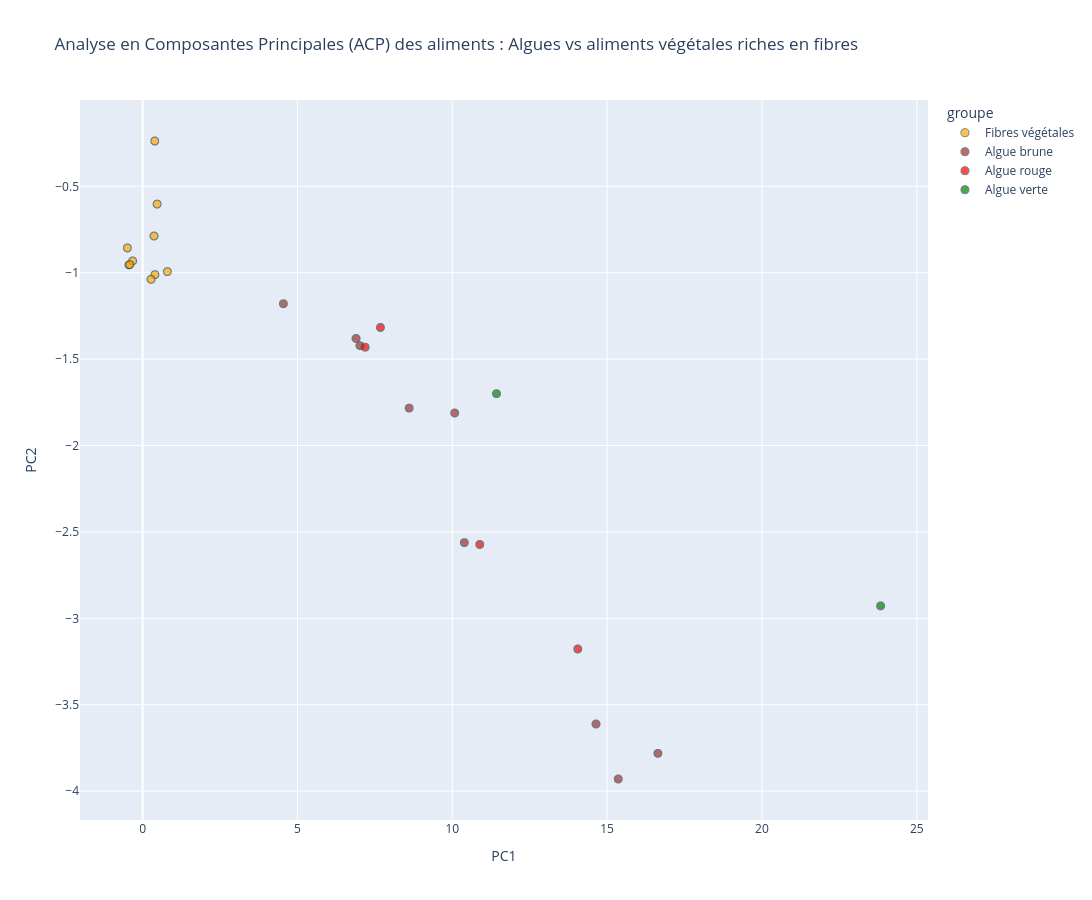

Notebook code for this chart:
### Markdown cell above
### fibre-rich

### Code cell
import plotly.express as px
import pandas as pd

# Ensure boolean masks exist
pca_df['plant_fibre'] = pca_df['alim_code'].isin(food_selection_plant_fibre.keys())

pca_df['brown_seaweed'] = pca_df['alim_code'].isin(id_list_brown_seaweed)
pca_df['red_seaweed']   = pca_df['alim_code'].isin(id_list_red_seaweed)
pca_df['green_seaweed'] = pca_df['alim_code'].isin(id_list_green_seaweed)

def assign_group(row):
    if row['brown_seaweed']:
        return 'Algue brune'
    elif row['red_seaweed']:
        return 'Algue rouge'
    elif row['green_seaweed']:
        return 'Algue verte'
    elif row['plant_fibre']:
        return 'Fibres végétales'
    else:
        return None  # exclude later
    
pca_df['groupe'] = pca_df.apply(assign_group, axis=1)

# Color map
color_map = {
    'Algue brune': 'brown',
    'Algue rouge': 'red',
    'Algue verte': 'green',
    'Fibres végétales': 'orange',
    'Autres aliments': 'lightgrey'
}

# Create interactive PCA plot
fig = px.scatter(
    pca_df,
    x='PC1',
    y='PC2',
    color='groupe',
    color_discrete_map=color_map,
    hover_name='seaweed_name_French',  # column name from df to use for food name on hover
    labels={'seaweed_name_French': 'Aliment'},  # change name of column as it appears when hovering
    title="Analyse en Composantes Principales (ACP) des aliments : Algues vs aliments végétales riches en fibres"
)

fig.update_layout(width=1200, height=900) # make plot bigger

# Make markers bigger for seaweeds and proteins
marker_sizes = []
for g in pca_df['groupe']:
    if g in ['Algue brune', 'Algue rouge', 'Algue verte']:
        marker_sizes.append(15)
    elif g in ['Protéines végétales', 'Protéines animales']:
        marker_sizes.append(12)
    else:
        marker_sizes.append(8)

fig.update_traces(marker=dict(size=marker_sizes, line=dict(width=1, color='DarkSlateGrey')))

# Show interactive plot
fig.show()

# Save interactive HTML (can be opened outside VS Code)
fig.write_html("pca_seaweed_vs_fibre_rich.html")

### Figure 1 — Plotly figure (JSON) as saved in the notebook; plotly's stock layout.template omitted (floating-point values rounded to 4 significant figures; data arrays with more than 128 entries replaced by an {"elided": "..."} marker saying what was removed)
{"data": [{"hovertemplate": "<b>%{hovertext}</b><br><br>groupe=Fibres végétales<br>PC1=%{x}<br>PC2=%{y}<extra></extra>", "hovertext": [" Abricot, dénoyauté, sec ", " Artichaut, appertisé, égoutté ", " Artichaut, cuit ", " Pain complet ou intégral (à la farine T150) ", " Brocoli, cuit ", " Chou de Bruxelles, cuit ", " Carotte, crue ", " Figue, sèche ", " Pain de mie, complet ", " Pain grillé suédois au blé complet "], "legendgroup": "Fibres végétales", "marker": {"color": "orange", "line": {"color": "DarkSlateGrey", "width": 1}, "size": {"elided": "3188 int values"}, "symbol": "circle"}, "mode": "markers", "name": "Fibres végétales", "showlegend": true, "type": "scattergl", "x": [0.397, -0.4407, 0.272, 0.3675, -0.4923, -0.3233, -0.4174, 0.7975, 0.4665, 0.3907], "xaxis": "x", "y": [-1.011, -0.9545, -1.038, -0.7875, -0.8566, -0.9321, -0.9528, -0.9934, -0.6027, -0.2378], "yaxis": "y"}, {"hovertemplate": "<b>%{hovertext}</b><br><br>groupe=Algue brune<br>PC1=%{x}<br>PC2=%{y}<extra></extra>", "hovertext": [" Wakamé atlantique (Alaria esculenta) ", "Fucus vésiculeux (Fucus vesiculosus)", " Kombu ou kombu japonais (Laminaria japonica) ", " Ascophylle noueux ou goémon noir (Ascophyllum nodosum) ", " Kombu royal (Saccharina latissima) ", " Haricot de mer (Himanthalia elongata) ", " Kombu breton (Laminaria digitata) ", "Fucus vésiculeux (Fucus serratus)", " Wakamé (Undaria pinnatifida) "], "legendgroup": "Algue brune", "marker": {"color": "brown", "line": {"color": "DarkSlateGrey", "width": 1}, "size": {"elided": "3188 int values"}, "symbol": "circle"}, "mode": "markers", "name": "Algue brune", "showlegend": true, "type": "scattergl", "x": [16.64, 8.606, 10.39, 10.08, 14.64, 4.545, 15.36, 7.019, 6.892], "xaxis": "x", "y": [-3.781, -1.783, -2.562, -1.812, -3.611, -1.179, -3.93, -1.422, -1.38], "yaxis": "y"}, {"hovertemplate": "<b>%{hovertext}</b><br><br>groupe=Algue rouge<br>PC1=%{x}<br>PC2=%{y}<extra></extra>", "hovertext": [" Lichen de mer ou pioca ou goémon rouge (Chondrus crispus) ", " Dulse (Palmaria palmata) ", " Gracilaire ou ogonori (Gracilaria verrucosa) ", " Nori (Porphyra sp.) "], "legendgroup": "Algue rouge", "marker": {"color": "red", "line": {"color": "DarkSlateGrey", "width": 1}, "size": {"elided": "3188 int values"}, "symbol": "circle"}, "mode": "markers", "name": "Algue rouge", "showlegend": true, "type": "scattergl", "x": [7.186, 10.89, 14.05, 7.679], "xaxis": "x", "y": [-1.431, -2.572, -3.177, -1.317], "yaxis": "y"}, {"hovertemplate": "<b>%{hovertext}</b><br><br>groupe=Algue verte<br>PC1=%{x}<br>PC2=%{y}<extra></extra>", "hovertext": [" Ao-nori (Enteromorpha sp.) ", " Laitue de mer (Ulva sp.) "], "legendgroup": "Algue verte", "marker": {"color": "green", "line": {"color": "DarkSlateGrey", "width": 1}, "size": {"elided": "3188 int values"}, "symbol": "circle"}, "mode": "markers", "name": "Algue verte", "showlegend": true, "type": "scattergl", "x": [23.83, 11.43], "xaxis": "x", "y": [-2.928, -1.7], "yaxis": "y"}], "layout": {"height": 900, "legend": {"title": {"text": "groupe"}, "tracegroupgap": 0}, "title": {"text": "Analyse en Composantes Principales (ACP) des aliments : Algues vs aliments végétales riches en fibres"}, "width": 1200, "xaxis": {"anchor": "y", "domain": [0, 1], "title": {"text": "PC1"}}, "yaxis": {"anchor": "x", "domain": [0, 1], "title": {"text": "PC2"}}}}
